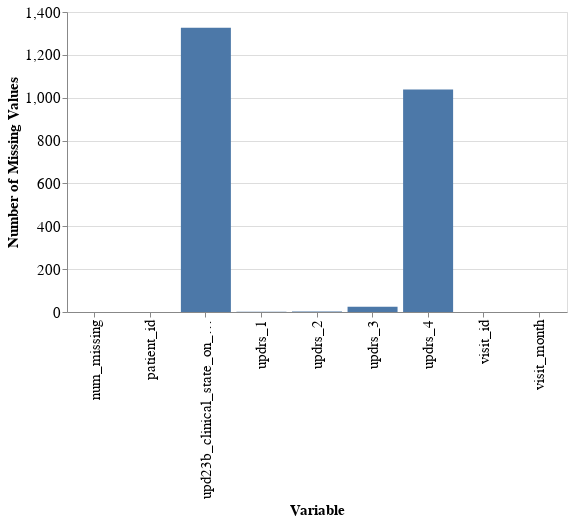

The cell this chart's notebook holds for it:
### Code cell
# Count the number of missing values per variable
missing_count = train_clinical.isnull().sum()

# Create a dataframe with the variable names and null counts
missing_count_df = pd.DataFrame({'variable': missing_count.index, 'missing_count': missing_count.values})

# Plot the distribution of missing values per variable
bars = alt.Chart(missing_count_df).mark_bar().encode(
    x=alt.X('variable:O', axis=alt.Axis(title='Variable')),
    y=alt.Y('null_count:Q', axis=alt.Axis(title='Number of Missing Values')),
    tooltip=[alt.Tooltip('variable:O', title='Variable'), alt.Tooltip('missing_count:Q', title='Missing Count')]
).properties(
    width=500,
    height=300
)

# Show the plot
bars.configure_title(fontSize=20).configure_axis(labelFontSize=15, titleFontSize=15)

### Figure 1 — Vega-Lite specification as saved in the notebook (floating-point values rounded to 4 significant figures)
{"config": {"view": {"continuousWidth": 400, "continuousHeight": 300}, "axis": {"labelFontSize": 15, "titleFontSize": 15}, "title": {"fontSize": 20}}, "data": {"name": "data-2ebc0af37270739199a3411089047a24"}, "mark": "bar", "encoding": {"tooltip": [{"field": "variable", "title": "Variable", "type": "ordinal"}, {"field": "missing_count", "title": "Missing Count", "type": "quantitative"}], "x": {"axis": {"title": "Variable"}, "field": "variable", "type": "ordinal"}, "y": {"axis": {"title": "Number of Missing Values"}, "field": "null_count", "type": "quantitative"}}, "height": 300, "width": 500, "$schema": "https://vega.github.io/schema/vega-lite/v4.17.0.json", "datasets": {"data-2ebc0af37270739199a3411089047a24": [{"variable": "visit_id", "null_count": 0}, {"variable": "patient_id", "null_count": 0}, {"variable": "visit_month", "null_count": 0}, {"variable": "updrs_1", "null_count": 1}, {"variable": "updrs_2", "null_count": 2}, {"variable": "updrs_3", "null_count": 25}, {"variable": "updrs_4", "null_count": 1038}, {"variable": "upd23b_clinical_state_on_medication", "null_count": 1327}, {"variable": "num_missing", "null_count": 0}]}}
